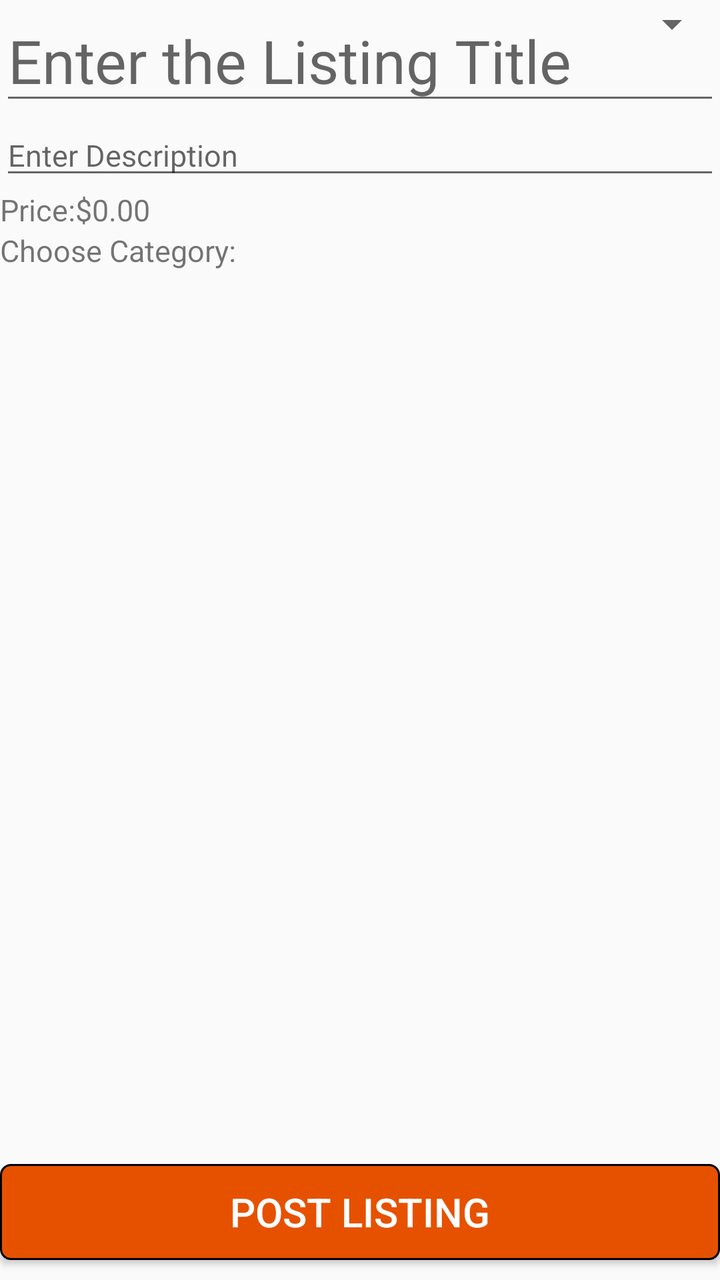
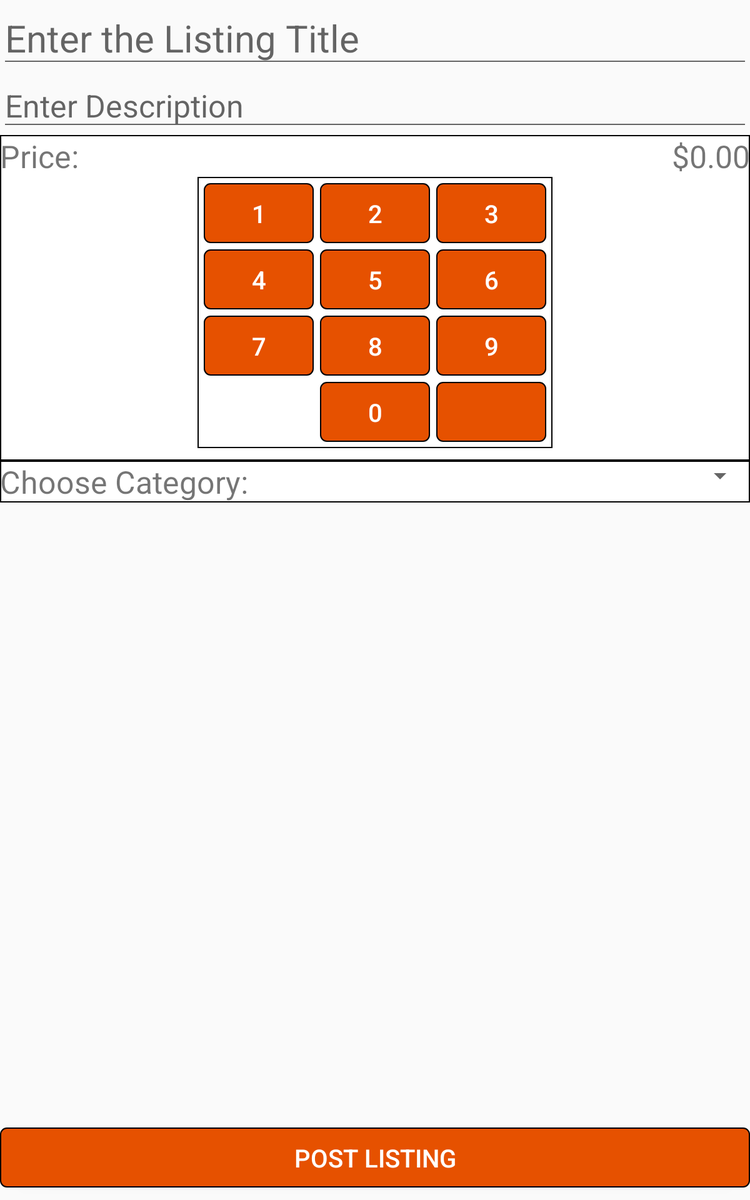

The same Android screen from two of the app's own layout files: first res/layout/ as a phone draws it, then the repository's variant for another configuration, drawn on a device whose configuration selects that folder. Both files follow.
<!-- AndroidManifest.xml: application theme AppTheme -->
<!-- res/layout/fragment_new_listing.xml -->
<RelativeLayout xmlns:android="http://schemas.android.com/apk/res/android"
    xmlns:tools="http://schemas.android.com/tools"
    android:layout_width="match_parent"
    android:layout_height="match_parent"
    tools:context=".NewListing">

    <EditText
        android:id="@+id/new_list_title"
        android:layout_width="match_parent"
        android:layout_height="wrap_content"
        android:hint="Enter the Listing Title"
        android:textSize="30dp"/>

    <EditText
        android:id="@+id/new_list_description"
        android:layout_width="match_parent"
        android:layout_height="wrap_content"
        android:hint="Enter Description"
        android:textSize="15dp"
        android:layout_below="@+id/new_list_title"/>

    <TextView
        android:id="@+id/new_list_price_tv"
        android:layout_width="wrap_content"
        android:layout_height="wrap_content"
        android:text="Price:"
        android:textSize="15dp"
        android:layout_below="@id/new_list_description" />

    <TextView
        android:id="@+id/new_list_price"
        android:layout_width="match_parent"
        android:layout_height="wrap_content"
        android:text="$0.00"
        android:textSize="15dp"
        android:layout_toRightOf="@+id/new_list_price_tv"
        android:layout_below="@id/new_list_description"/>

    <Button
        android:id="@+id/price_button"
        style="@style/ButtonStyle"
        android:text="CHANGE PRICE"
        android:layout_below="@+id/new_list_description"
        android:layout_toRightOf="@+id/new_list_price"/>

    <TextView
        android:id="@+id/new_list_category_tv"
        android:layout_width="wrap_content"
        android:layout_height="wrap_content"
        android:text="Choose Category:"
        android:textSize="15dp"
        android:layout_below="@+id/new_list_price_tv"/>

    <Spinner
        android:id="@+id/new_list_category_spinner"
        android:layout_width="match_parent"
        android:layout_height="wrap_content"
        android:textAlignment="center"/>

    <Button
        android:id="@+id/post_listing_button"
        style="@style/ButtonStyle"
        android:layout_alignParentBottom="true"
        android:text="POST LISTING"
        android:layout_marginBottom="10dp"/>

</RelativeLayout>
<!-- resources referenced by this layout -->
<resources>
  <style name="ButtonStyle">
          <item name="android:layout_width">match_parent</item>
          <item name="android:layout_height">wrap_content</item>
          <item name="android:textSize">20dp</item>
          <item name="android:textColor">#FFF</item>
          <item name="android:colorBackground">@color/colorPrimary</item>
          <item name="android:background">@drawable/rounded_button</item>
      </style>
  <style name="AppTheme" parent="Theme.AppCompat.Light.DarkActionBar">
          
          <item name="colorPrimary">@color/colorPrimary</item>
          <item name="colorPrimaryDark">@color/colorPrimaryDark</item>
      </style>
  <color name="colorPrimary">#E65100</color>
  <!-- drawable rounded_button (drawable) -->
  <?xml version="1.0" encoding="utf-8"?>
  <shape xmlns:android="http://schemas.android.com/apk/res/android" android:shape="rectangle">
      <gradient
          android:startColor="@color/colorPrimary"
          android:endColor="@color/colorPrimary">
      </gradient>
      <padding android:left="15dp"
          android:top="1dp"
          android:right="15dp"
          android:bottom="1dp" />
      <stroke
          android:width="1dp"
          android:color="#000" />
      <corners
          android:radius="5dp"/>
  </shape>
  <color name="colorPrimaryDark">#000</color>
</resources>
<!-- res/layout-large/fragment_new_listing.xml (the repository's variant of the layout above) -->
<!-- drawn on a 7-inch tablet held upright -->
<RelativeLayout xmlns:android="http://schemas.android.com/apk/res/android"
    xmlns:tools="http://schemas.android.com/tools"
    android:layout_width="match_parent"
    android:layout_height="match_parent"
    tools:context=".NewListing">

    <EditText
        android:id="@+id/new_list_title"
        android:layout_width="match_parent"
        android:layout_height="wrap_content"
        android:hint="Enter the Listing Title"
        android:textSize="30dp"
        android:inputType="text"
        android:digits="@string/myAlphaNumeric"/>

    <EditText
        android:id="@+id/new_list_description"
        android:layout_width="match_parent"
        android:layout_height="wrap_content"
        android:hint="Enter Description"
        android:textSize="25dp"
        android:inputType="text"
        android:digits="@string/myAlphaNumeric"
        android:layout_below="@+id/new_list_title"/>

    <RelativeLayout
        android:id="@+id/new_list_price_block"
        android:background="@drawable/text_view_border"
        android:layout_below="@+id/new_list_description"
        android:layout_width="match_parent"
        android:layout_height="wrap_content">
        <TextView
            android:id="@+id/new_list_price_tv"
            android:layout_width="wrap_content"
            android:layout_height="wrap_content"
            android:text="Price: "
            android:textSize="25dp" />

        <TextView
            android:id="@+id/new_list_price"
            android:layout_width="match_parent"
            android:layout_height="wrap_content"
            android:text="$0.00"
            android:textSize="25dp"
            android:gravity="right"
            android:layout_toRightOf="@+id/new_list_price_tv" />

        
        <RelativeLayout
            android:id="@+id/number_button_block"
            android:background="@drawable/text_view_border"
            android:layout_below="@+id/new_list_price_tv"
            android:layout_width="wrap_content"
            android:layout_height="wrap_content"
            android:layout_marginBottom="10dp"
            android:layout_centerInParent="true">

            <Button
                android:id="@+id/button_one"
                style="@style/ButtonStyle"
                android:layout_width="wrap_content"
                android:text="1"
                android:layout_marginRight="5dp"
                android:layout_marginBottom="5dp"
                android:layout_marginLeft="5dp"
                android:layout_marginTop="5dp"/>

            <Button
                android:id="@+id/button_two"
                style="@style/ButtonStyle"
                android:layout_width="wrap_content"
                android:text="2"
                android:layout_marginRight="5dp"
                android:layout_marginBottom="5dp"
                android:layout_marginTop="5dp"
                android:layout_toRightOf="@id/button_one"/>

            <Button
                android:id="@+id/button_three"
                style="@style/ButtonStyle"
                android:layout_width="wrap_content"
                android:text="3"
                android:layout_marginRight="5dp"
                android:layout_marginBottom="5dp"
                android:layout_marginTop="5dp"
                android:layout_toRightOf="@+id/button_two"/>

            <Button
                android:id="@+id/button_four"
                style="@style/ButtonStyle"
                android:layout_width="wrap_content"
                android:text="4"
                android:layout_marginRight="5dp"
                android:layout_marginLeft="5dp"
                android:layout_marginBottom="5dp"
                android:layout_below="@+id/button_one"/>

            <Button
                android:id="@+id/button_five"
                style="@style/ButtonStyle"
                android:layout_width="wrap_content"
                android:text="5"
                android:layout_marginRight="5dp"
                android:layout_marginBottom="5dp"
                android:layout_toRightOf="@+id/button_four"
                android:layout_below="@+id/button_one"/>

            <Button
                android:id="@+id/button_six"
                style="@style/ButtonStyle"
                android:layout_width="wrap_content"
                android:text="6"
                android:layout_marginRight="5dp"
                android:layout_marginBottom="5dp"
                android:layout_toRightOf="@+id/button_two"
                android:layout_below="@+id/button_one"/>

            <Button
                android:id="@+id/button_seven"
                style="@style/ButtonStyle"
                android:layout_width="wrap_content"
                android:text="7"
                android:layout_marginRight="5dp"
                android:layout_marginLeft="5dp"
                android:layout_marginBottom="5dp"
                android:layout_below="@+id/button_four"/>

            <Button
                android:id="@+id/button_eight"
                style="@style/ButtonStyle"
                android:layout_width="wrap_content"
                android:text="8"
                android:layout_marginRight="5dp"
                android:layout_marginBottom="5dp"
                android:layout_toRightOf="@+id/button_seven"
                android:layout_below="@+id/button_four"/>

            <Button
                android:id="@+id/button_nine"
                style="@style/ButtonStyle"
                android:layout_width="wrap_content"
                android:text="9"
                android:layout_marginRight="5dp"
                android:layout_marginBottom="5dp"
                android:layout_toRightOf="@+id/button_eight"
                android:layout_below="@+id/button_four"/>

            <Button
                android:id="@+id/button_zero"
                style="@style/ButtonStyle"
                android:layout_width="wrap_content"
                android:text="0"
                android:layout_marginRight="5dp"
                android:layout_marginBottom="5dp"
                android:layout_below="@+id/button_eight"
                android:layout_centerInParent="true"/>

            <Button
                android:id="@+id/price_back_button"
                style="@style/ButtonStyle"
                android:layout_width="wrap_content"
                android:drawableEnd="@drawable/right_arrow_icon"
                android:layout_marginRight="5dp"
                android:layout_marginBottom="5dp"
                android:layout_below="@id/button_eight"
                android:layout_toRightOf="@id/button_zero"/>

        </RelativeLayout>
    </RelativeLayout>

    <TableRow
        android:id="@+id/new_list_category_row"
        android:layout_below="@+id/new_list_price_block"
        android:background="@drawable/text_view_border"
        android:layout_width="match_parent"
        android:layout_height="wrap_content">
        <TextView
            android:id="@+id/new_list_category_tv"
            android:layout_width="wrap_content"
            android:layout_height="wrap_content"
            android:text="Choose Category:"
            android:textSize="25dp" />

        <Spinner
            android:id="@+id/new_list_category_spinner"
            android:layout_width="match_parent"
            android:layout_height="wrap_content"
            android:textAlignment="center"
            android:layout_toRightOf="@+id/new_list_category_tv"/>
    </TableRow>


    <Button
        android:id="@+id/post_listing_button"
        style="@style/ButtonStyle"
        android:layout_alignParentBottom="true"
        android:text="POST LISTING"
        android:layout_marginBottom="10dp"/>
</RelativeLayout>
<!-- resources referenced by the variant -->
<!-- as a 7-inch tablet held upright resolves them -->
<resources>
  <!-- drawable text_view_border (drawable) -->
  <?xml version="1.0" encoding="utf-8"?>
  <shape xmlns:android="http://schemas.android.com/apk/res/android" android:shape="rectangle" >
      <solid android:color="#ffffff" />
      <stroke android:width="1dip" android:color="#000"/>
  </shape>
  <string name="myAlphaNumeric">abcdefghijklmnopqrstuvwxyz ABCDEFGHIJKLMNOPQRSTUVWXYZ0123456789</string>
  <style name="ButtonStyle">
          <item name="android:layout_width">match_parent</item>
          <item name="android:layout_height">wrap_content</item>
          <item name="android:textSize">20dp</item>
          <item name="android:textColor">#FFF</item>
          <item name="android:colorBackground">@color/colorPrimary</item>
          <item name="android:background">@drawable/rounded_button</item>
      </style>
  <style name="AppTheme" parent="Theme.AppCompat.Light.DarkActionBar">
          
          <item name="colorPrimary">@color/colorPrimary</item>
          <item name="colorPrimaryDark">@color/colorPrimaryDark</item>
      </style>
  <color name="colorPrimary">#E65100</color>
  <!-- drawable rounded_button (drawable) -->
  <?xml version="1.0" encoding="utf-8"?>
  <shape xmlns:android="http://schemas.android.com/apk/res/android" android:shape="rectangle">
      <gradient
          android:startColor="@color/colorPrimary"
          android:endColor="@color/colorPrimary">
      </gradient>
      <padding android:left="15dp"
          android:top="1dp"
          android:right="15dp"
          android:bottom="1dp" />
      <stroke
          android:width="1dp"
          android:color="#000" />
      <corners
          android:radius="5dp"/>
  </shape>
  <color name="colorPrimaryDark">#000</color>
</resources>
